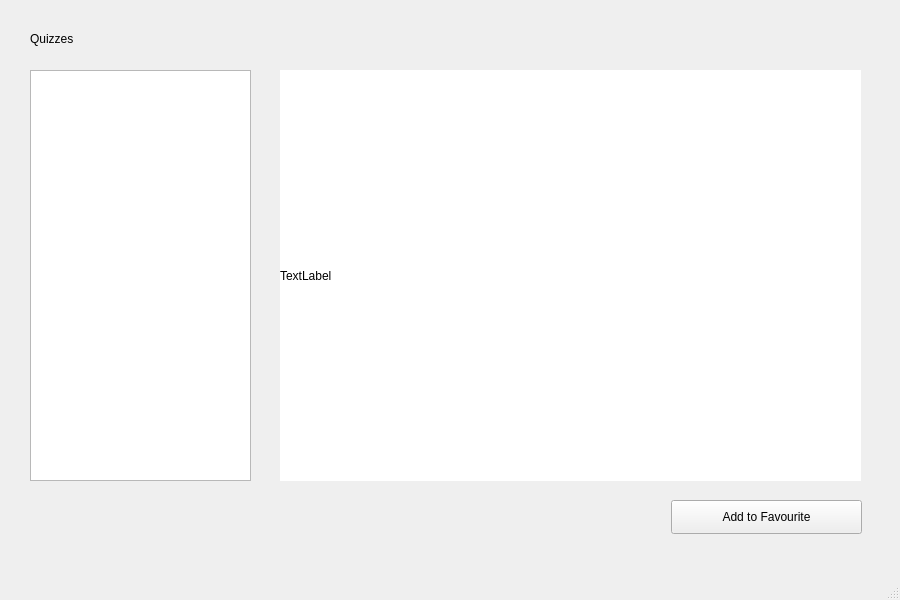
<?xml version="1.0" encoding="UTF-8"?>
<ui version="4.0">
 <class>MainWindow</class>
 <widget class="QMainWindow" name="MainWindow">
  <property name="geometry">
   <rect>
    <x>0</x>
    <y>0</y>
    <width>900</width>
    <height>600</height>
   </rect>
  </property>
  <property name="windowTitle">
   <string>MainWindow</string>
  </property>
  <widget class="QWidget" name="centralwidget">
   <widget class="QLabel" name="materialLabel">
    <property name="geometry">
     <rect>
      <x>30</x>
      <y>20</y>
      <width>124</width>
      <height>38</height>
     </rect>
    </property>
    <property name="styleSheet">
     <string notr="true">font: 75 16pt &quot;Verdana&quot;;</string>
    </property>
    <property name="text">
     <string>Quizzes</string>
    </property>
   </widget>
   <widget class="QPushButton" name="favButton">
    <property name="geometry">
     <rect>
      <x>671</x>
      <y>500</y>
      <width>191</width>
      <height>34</height>
     </rect>
    </property>
    <property name="text">
     <string>Add to Favourite</string>
    </property>
   </widget>
   <widget class="QListWidget" name="quizList">
    <property name="geometry">
     <rect>
      <x>30</x>
      <y>70</y>
      <width>221</width>
      <height>411</height>
     </rect>
    </property>
   </widget>
   <widget class="QLabel" name="tempArea">
    <property name="geometry">
     <rect>
      <x>280</x>
      <y>70</y>
      <width>581</width>
      <height>411</height>
     </rect>
    </property>
    <property name="styleSheet">
     <string notr="true">background-color: rgb(255, 255, 255);</string>
    </property>
    <property name="text">
     <string>TextLabel</string>
    </property>
   </widget>
  </widget>
  <widget class="QMenuBar" name="menubar">
   <property name="geometry">
    <rect>
     <x>0</x>
     <y>0</y>
     <width>900</width>
     <height>31</height>
    </rect>
   </property>
  </widget>
  <widget class="QStatusBar" name="statusbar"/>
 </widget>
 <resources/>
 <connections/>
</ui>
